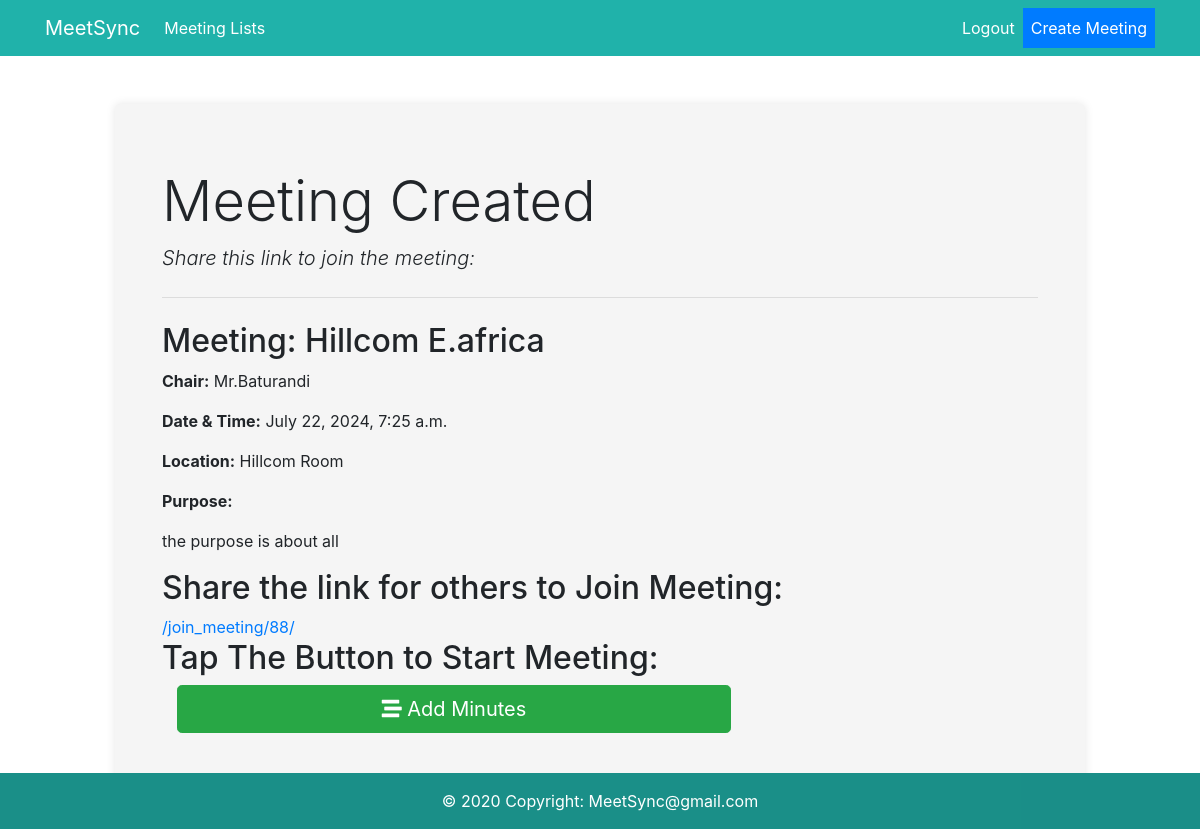
/meeting_created/88/ (signed in), run on the app's committed database.
### meetings/models.py (models this page shows, shortened)
class TableMeeting(models.Model):
    title = models.CharField(max_length=200)
    date = models.DateTimeField(null=True)
    chair_meeting = models.CharField(max_length=200, blank=True, null=True)
    location = models.CharField(max_length=200, blank=True, null=True)
    description = SummernoteTextField(blank=True, null=True)
    name = models.CharField(max_length=100)
    email = models.EmailField()
    pdf_path = models.CharField(max_length=200, blank=True, null=True)
    is_completed = models.BooleanField(default=False)

### meetings/views.py (the view)
# urls.py: path('meeting_created/<int:meeting_id>/', views.meeting_created, name='meeting_created'),
@login_required(login_url='login')
def meeting_created(request, meeting_id):
    meeting = get_object_or_404(TableMeeting, pk=meeting_id)
    join_url = reverse('join_meeting', args=[meeting_id])
    return render(request, 'meeting_created.html', {'meeting': meeting, 'join_url': join_url})

### meetings/templates/meeting_created.html (shortened to what this page needs)
{% extends "base.html" %}
{% load crispy_forms_tags %}
{% block content %}
<div class="container">
    <h1 class="display-4">Meeting Created</h1>
    <p class="lead font-italic">Share this link to join the meeting:</p>
    <hr class="my-4">
    <div class="meeting-details">
        <h2>Meeting: {{ meeting.title }}</h2>
        <p><strong>Chair:</strong> {{ meeting.chair_meeting }}</p>
        <p><strong>Date & Time:</strong> {{ meeting.date }}</p>
        <p><strong>Location:</strong> {{ meeting.location }}</p>
        <p><strong>Purpose:</strong> {{ meeting.description|safe }}</p>
    </div>
    <div class="join-link">
        <h2> Share the link for others to Join Meeting:</h2>
        <a href="{{ join_url }}">{{ join_url }}</a>
    </div>
    <div class="addlink">
        <h2>Tap The Button to Start Meeting:</h2>
        <div class="col-md-8">
            <a href="{% url 'add_minutes' meeting.id %}" class="btn btn-success btn-block btn-lg">
                <i class="fas fa-stream"></i> Add Minutes
            </a>
        </div>
    </div>
</div>
{% endblock content %}

### meetings/templates/base.html (style rules this page uses)
body { background-color: white; }
.btn { white-space: nowrap; }

### data on the page
TableMeeting: title "Hillcom E.africa", chair_meeting "Mr.Baturandi", date "July 22, 2024, 7:25 a.m.", location "Hillcom Room", description "the purpose is about all"

### other printed values
{{ join_url }} "/join_meeting/88/"
